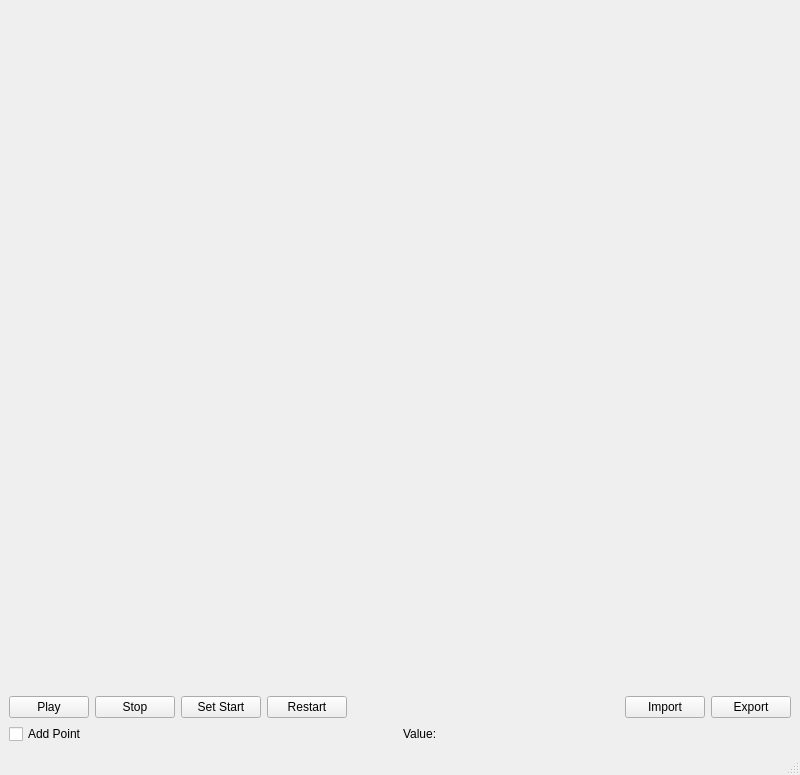
<?xml version="1.0" encoding="UTF-8"?>
<ui version="4.0">
 <class>MainWindow</class>
 <widget class="QMainWindow" name="MainWindow">
  <property name="geometry">
   <rect>
    <x>0</x>
    <y>0</y>
    <width>800</width>
    <height>775</height>
   </rect>
  </property>
  <property name="baseSize">
   <size>
    <width>900</width>
    <height>500</height>
   </size>
  </property>
  <property name="windowTitle">
   <string>MainWindow</string>
  </property>
  <widget class="QWidget" name="centralwidget">
   <property name="sizePolicy">
    <sizepolicy hsizetype="MinimumExpanding" vsizetype="MinimumExpanding">
     <horstretch>0</horstretch>
     <verstretch>0</verstretch>
    </sizepolicy>
   </property>
   <layout class="QVBoxLayout" name="verticalLayout">
    <item>
     <widget class="QWidget" name="canvas_widget" native="true">
      <property name="enabled">
       <bool>true</bool>
      </property>
      <property name="sizePolicy">
       <sizepolicy hsizetype="Expanding" vsizetype="Expanding">
        <horstretch>0</horstretch>
        <verstretch>0</verstretch>
       </sizepolicy>
      </property>
      <property name="baseSize">
       <size>
        <width>900</width>
        <height>500</height>
       </size>
      </property>
      <layout class="QVBoxLayout" name="verticalLayout_2">
       <item>
        <widget class="QLabel" name="label">
         <property name="enabled">
          <bool>false</bool>
         </property>
         <property name="text">
          <string/>
         </property>
        </widget>
       </item>
      </layout>
     </widget>
    </item>
    <item>
     <spacer name="verticalSpacer">
      <property name="orientation">
       <enum>Qt::Vertical</enum>
      </property>
      <property name="sizeType">
       <enum>QSizePolicy::Fixed</enum>
      </property>
      <property name="sizeHint" stdset="0">
       <size>
        <width>20</width>
        <height>40</height>
       </size>
      </property>
     </spacer>
    </item>
    <item>
     <layout class="QHBoxLayout" name="horizontalLayout_1">
      <item>
       <widget class="QPushButton" name="play_button">
        <property name="text">
         <string>Play</string>
        </property>
       </widget>
      </item>
      <item>
       <widget class="QPushButton" name="stop_button">
        <property name="text">
         <string>Stop</string>
        </property>
       </widget>
      </item>
      <item>
       <widget class="QPushButton" name="set_button">
        <property name="text">
         <string>Set Start</string>
        </property>
       </widget>
      </item>
      <item>
       <widget class="QPushButton" name="restart_button">
        <property name="text">
         <string>Restart</string>
        </property>
       </widget>
      </item>
      <item>
       <spacer name="horizontalSpacer">
        <property name="orientation">
         <enum>Qt::Horizontal</enum>
        </property>
        <property name="sizeHint" stdset="0">
         <size>
          <width>40</width>
          <height>20</height>
         </size>
        </property>
       </spacer>
      </item>
      <item>
       <widget class="QPushButton" name="import_button">
        <property name="text">
         <string>Import</string>
        </property>
       </widget>
      </item>
      <item>
       <widget class="QPushButton" name="export_button">
        <property name="text">
         <string>Export</string>
        </property>
       </widget>
      </item>
     </layout>
    </item>
    <item>
     <layout class="QHBoxLayout" name="horizontalLayout_2">
      <item>
       <widget class="QCheckBox" name="add_checkbox">
        <property name="text">
         <string>Add Point</string>
        </property>
       </widget>
      </item>
      <item>
       <widget class="QLabel" name="value_label">
        <property name="text">
         <string>Value:</string>
        </property>
       </widget>
      </item>
     </layout>
    </item>
   </layout>
  </widget>
  <widget class="QMenuBar" name="menubar">
   <property name="geometry">
    <rect>
     <x>0</x>
     <y>0</y>
     <width>800</width>
     <height>18</height>
    </rect>
   </property>
  </widget>
  <widget class="QStatusBar" name="statusbar"/>
 </widget>
 <resources/>
 <connections/>
</ui>
